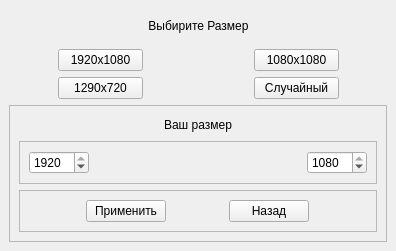
<?xml version="1.0" encoding="UTF-8"?>
<ui version="4.0">
 <class>Choose</class>
 <widget class="QMainWindow" name="Choose">
  <property name="enabled">
   <bool>true</bool>
  </property>
  <property name="geometry">
   <rect>
    <x>0</x>
    <y>0</y>
    <width>396</width>
    <height>251</height>
   </rect>
  </property>
  <property name="sizePolicy">
   <sizepolicy hsizetype="Fixed" vsizetype="Fixed">
    <horstretch>0</horstretch>
    <verstretch>0</verstretch>
   </sizepolicy>
  </property>
  <property name="windowTitle">
   <string>Create</string>
  </property>
  <widget class="QWidget" name="centralwidget">
   <layout class="QGridLayout" name="gridLayout">
    <item row="0" column="5" colspan="2">
     <spacer name="horizontalSpacer_4">
      <property name="orientation">
       <enum>Qt::Orientation::Horizontal</enum>
      </property>
      <property name="sizeHint" stdset="0">
       <size>
        <width>35</width>
        <height>20</height>
       </size>
      </property>
     </spacer>
    </item>
    <item row="3" column="0" colspan="8">
     <widget class="QFrame" name="frame">
      <property name="minimumSize">
       <size>
        <width>356</width>
        <height>0</height>
       </size>
      </property>
      <property name="frameShape">
       <enum>QFrame::Shape::StyledPanel</enum>
      </property>
      <property name="frameShadow">
       <enum>QFrame::Shadow::Raised</enum>
      </property>
      <layout class="QVBoxLayout" name="verticalLayout">
       <item>
        <widget class="QLabel" name="label">
         <property name="sizePolicy">
          <sizepolicy hsizetype="Minimum" vsizetype="Minimum">
           <horstretch>0</horstretch>
           <verstretch>0</verstretch>
          </sizepolicy>
         </property>
         <property name="minimumSize">
          <size>
           <width>20</width>
           <height>20</height>
          </size>
         </property>
         <property name="layoutDirection">
          <enum>Qt::LayoutDirection::LeftToRight</enum>
         </property>
         <property name="frameShape">
          <enum>QFrame::Shape::NoFrame</enum>
         </property>
         <property name="frameShadow">
          <enum>QFrame::Shadow::Raised</enum>
         </property>
         <property name="text">
          <string>Ваш размер</string>
         </property>
         <property name="alignment">
          <set>Qt::AlignmentFlag::AlignCenter</set>
         </property>
         <property name="wordWrap">
          <bool>false</bool>
         </property>
         <property name="margin">
          <number>2</number>
         </property>
        </widget>
       </item>
       <item>
        <widget class="QFrame" name="frame_3">
         <property name="frameShape">
          <enum>QFrame::Shape::StyledPanel</enum>
         </property>
         <property name="frameShadow">
          <enum>QFrame::Shadow::Raised</enum>
         </property>
         <layout class="QHBoxLayout" name="horizontalLayout_2">
          <item>
           <widget class="QSpinBox" name="spinBox_width">
            <property name="sizePolicy">
             <sizepolicy hsizetype="Minimum" vsizetype="Minimum">
              <horstretch>0</horstretch>
              <verstretch>0</verstretch>
             </sizepolicy>
            </property>
            <property name="minimumSize">
             <size>
              <width>60</width>
              <height>20</height>
             </size>
            </property>
            <property name="minimum">
             <number>50</number>
            </property>
            <property name="maximum">
             <number>1920</number>
            </property>
            <property name="value">
             <number>1920</number>
            </property>
           </widget>
          </item>
          <item>
           <spacer name="horizontalSpacer_5">
            <property name="orientation">
             <enum>Qt::Orientation::Horizontal</enum>
            </property>
            <property name="sizeType">
             <enum>QSizePolicy::Policy::Expanding</enum>
            </property>
            <property name="sizeHint" stdset="0">
             <size>
              <width>220</width>
              <height>20</height>
             </size>
            </property>
           </spacer>
          </item>
          <item>
           <widget class="QSpinBox" name="spinBox_height">
            <property name="sizePolicy">
             <sizepolicy hsizetype="Minimum" vsizetype="Minimum">
              <horstretch>0</horstretch>
              <verstretch>0</verstretch>
             </sizepolicy>
            </property>
            <property name="minimumSize">
             <size>
              <width>60</width>
              <height>20</height>
             </size>
            </property>
            <property name="minimum">
             <number>100</number>
            </property>
            <property name="maximum">
             <number>1080</number>
            </property>
            <property name="value">
             <number>1080</number>
            </property>
           </widget>
          </item>
         </layout>
        </widget>
       </item>
       <item>
        <widget class="QFrame" name="frame_2">
         <property name="sizePolicy">
          <sizepolicy hsizetype="Minimum" vsizetype="Minimum">
           <horstretch>0</horstretch>
           <verstretch>0</verstretch>
          </sizepolicy>
         </property>
         <property name="minimumSize">
          <size>
           <width>300</width>
           <height>0</height>
          </size>
         </property>
         <property name="frameShape">
          <enum>QFrame::Shape::StyledPanel</enum>
         </property>
         <property name="frameShadow">
          <enum>QFrame::Shadow::Raised</enum>
         </property>
         <layout class="QHBoxLayout" name="horizontalLayout">
          <item>
           <widget class="QPushButton" name="pushButton_create">
            <property name="sizePolicy">
             <sizepolicy hsizetype="Fixed" vsizetype="Fixed">
              <horstretch>0</horstretch>
              <verstretch>0</verstretch>
             </sizepolicy>
            </property>
            <property name="minimumSize">
             <size>
              <width>80</width>
              <height>0</height>
             </size>
            </property>
            <property name="text">
             <string>Применить</string>
            </property>
           </widget>
          </item>
          <item>
           <widget class="QPushButton" name="pushButton_back">
            <property name="sizePolicy">
             <sizepolicy hsizetype="Maximum" vsizetype="Maximum">
              <horstretch>0</horstretch>
              <verstretch>0</verstretch>
             </sizepolicy>
            </property>
            <property name="minimumSize">
             <size>
              <width>50</width>
              <height>22</height>
             </size>
            </property>
            <property name="text">
             <string>Назад</string>
            </property>
           </widget>
          </item>
         </layout>
        </widget>
       </item>
      </layout>
     </widget>
    </item>
    <item row="0" column="3" colspan="2">
     <widget class="QLabel" name="label_2">
      <property name="sizePolicy">
       <sizepolicy hsizetype="Minimum" vsizetype="Minimum">
        <horstretch>0</horstretch>
        <verstretch>0</verstretch>
       </sizepolicy>
      </property>
      <property name="minimumSize">
       <size>
        <width>99</width>
        <height>0</height>
       </size>
      </property>
      <property name="text">
       <string>Выбирите Размер</string>
      </property>
      <property name="alignment">
       <set>Qt::AlignmentFlag::AlignCenter</set>
      </property>
     </widget>
    </item>
    <item row="1" column="0" rowspan="2">
     <spacer name="horizontalSpacer_2">
      <property name="orientation">
       <enum>Qt::Orientation::Horizontal</enum>
      </property>
      <property name="sizeType">
       <enum>QSizePolicy::Policy::Fixed</enum>
      </property>
      <property name="sizeHint" stdset="0">
       <size>
        <width>20</width>
        <height>40</height>
       </size>
      </property>
     </spacer>
    </item>
    <item row="0" column="1" colspan="2">
     <spacer name="horizontalSpacer">
      <property name="orientation">
       <enum>Qt::Orientation::Horizontal</enum>
      </property>
      <property name="sizeType">
       <enum>QSizePolicy::Policy::Expanding</enum>
      </property>
      <property name="sizeHint" stdset="0">
       <size>
        <width>35</width>
        <height>20</height>
       </size>
      </property>
     </spacer>
    </item>
    <item row="1" column="7" rowspan="2">
     <spacer name="horizontalSpacer_3">
      <property name="orientation">
       <enum>Qt::Orientation::Horizontal</enum>
      </property>
      <property name="sizeType">
       <enum>QSizePolicy::Policy::Fixed</enum>
      </property>
      <property name="sizeHint" stdset="0">
       <size>
        <width>20</width>
        <height>20</height>
       </size>
      </property>
     </spacer>
    </item>
    <item row="1" column="5" colspan="2">
     <widget class="QPushButton" name="pushButton__1080_1080">
      <property name="text">
       <string>1080x1080</string>
      </property>
     </widget>
    </item>
    <item row="2" column="5" colspan="2">
     <widget class="QPushButton" name="pushButton_random">
      <property name="text">
       <string>Случайный</string>
      </property>
     </widget>
    </item>
    <item row="2" column="1" colspan="2">
     <widget class="QPushButton" name="pushButton_1280_720">
      <property name="text">
       <string>1290x720</string>
      </property>
     </widget>
    </item>
    <item row="1" column="1" colspan="2">
     <widget class="QPushButton" name="pushButton_1920_1080">
      <property name="text">
       <string>1920x1080</string>
      </property>
     </widget>
    </item>
   </layout>
  </widget>
 </widget>
 <resources/>
 <connections/>
</ui>
